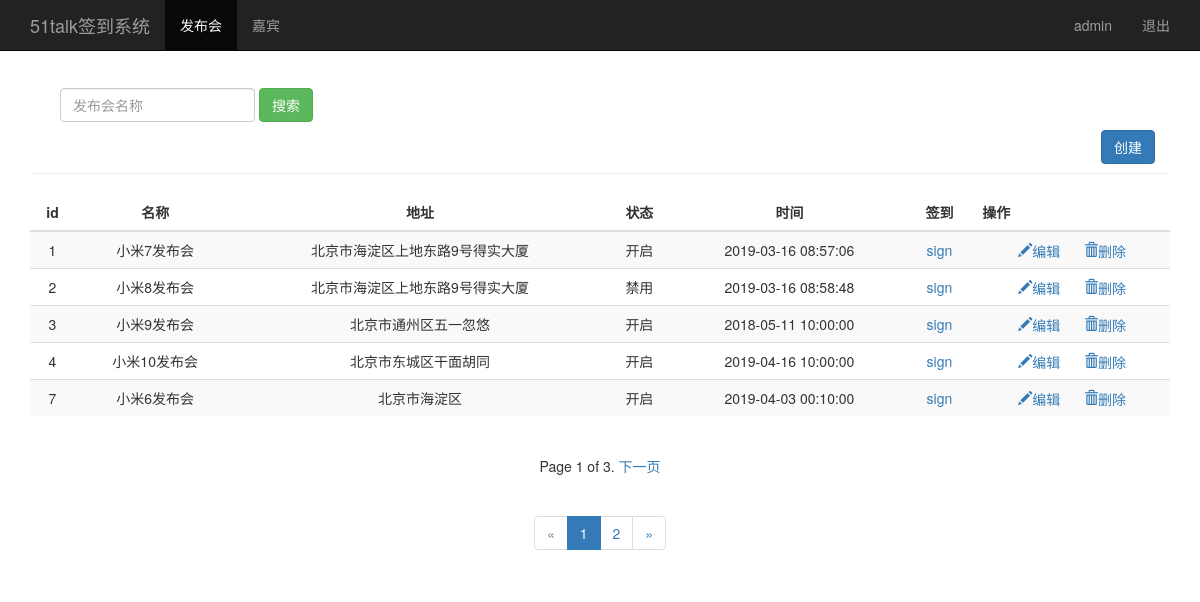
The page /event_manage/ (signed in) on the database its author committed.
### sign/models.py (models this page shows, shortened)
class Event(models.Model):
    name = models.CharField(max_length=100)
    limit = models.IntegerField()
    status = models.BooleanField()
    address = models.CharField(max_length=200)
    start_time = models.DateTimeField()
    create_time = models.DateTimeField(auto_now=True)
    class Meta:
        ordering = ['-id']

### sign/views.py (the view)
# urls.py: path('event_manage/',views.event_manage),
@login_required
def event_manage(request):
    username = request.session.get('user','')
    events = Event.objects.order_by('id') #按照id升序
    paginator = Paginator(events,5)
    paginator_count = paginator.count
    paginator_num_pages = paginator.num_pages
    l1 = []
    for n1 in range (1,paginator_num_pages+1):
        l1.append(n1)
    page = request.GET.get('page')
    try:
        contacts = paginator.page(page)
        print ("contacts---------->1",contacts)
    except PageNotAnInteger:
        contacts = paginator.page(1)
        print ("contacts---------->2",contacts)
    except EmptyPage:
        contacts = paginator.page(paginator.num_pages)
        print ("contacts---------->3",contacts)
    print("contacts---------->4", contacts)
    return render(request,"event_manage.html",{"user":username,"events":contacts,
                                               "type":"list","search_result":"result_data",
                                               "nums":l1,"page":page})

### sign/templates/event_manage.html (shortened to what this page needs)
<!DOCTYPE html>
<html lang="zh-CN">
  <head>
      {% load bootstrap3 %}
      {% bootstrap_css %}
  </head>
<body>
      <nav class="navbar navbar-fixed-top navbar-inverse">
          <div class="container">
              <div class="navbar-header">
                  <a class="navbar-brand" href="/event_manage/">51talk签到系统</a>
              </div>
              <div id="navbar" class="collapse navbar-collapse">
                  <ul class="nav navbar-nav">
                      <li class="active">
                        <a href="/event_manage/">发布会</a>
                      </li>
                      <li>
                        <a href="/guest_manage/">嘉宾</a>
                      </li>
                  </ul>
                  <ul class="nav navbar-nav navbar-right">
                      <li>
                        <a href="#">{{ user }}</a>
                      </li>
                      <li>
                        <a href="/logout/">退出</a>
                      </li>
                  </ul>
              </div>
          </div>
      </nav>
      {% if type == "list" %}
      <div class="container theme-showcase" role="main">
          <div class="page-header" style="margin-top: 80px;">
               <div id="navbar1" class="navbar-collapse collapse">
                  <form class="navbar-form" method="get" action="/search_name/">
                      <div class="form-group">
                          <input name="name" type="tel" placeholder="发布会名称" class="form-control">
                      </div>
                      <button type="submit" class="btn btn-success">搜索</button>
                  </form>
                  <button class="btn btn-primary" name="submit" style="float:right;"
                          onclick="location.href='/event_manage/add_event/'">创建
                  </button>
               </div>
          </div>
          <div class="row">
              <div class="col-md-6" style="width:1170px;">
                  <table class="table table-striped" style="text-align:center">
                      <thead>
                          <tr>
                              <th style="text-align:center;vertical-align: middle">id</th>
                              <th style="text-align:center;vertical-align: middle">名称</th>
                              <th style="text-align:center;vertical-align: middle">地址</th>
                              <th style="text-align:center;vertical-align: middle">状态</th>
                              <th style="text-align:center;vertical-align: middle">时间</th>
                              <th style="text-align:center;vertical-align: middle">签到</th>
                              <th style="align:le">操作</th>
                          </tr>
                      </thead>
                      <tbody>
                          {% for event in events %}
                          <tr>
                              <td>{{ event.id}}</td>
                              <td>{{ event.name}}</td>
                              <td>{{ event.address}}</td>
                              <td>{% if event.status == True %}
                                  <span>开启</span>
                                  {% elif event.status == False %}
                                  <span>禁用</span>
                                  {% endif %}
                              </td>
                              <td>{{ event.start_time | date:"Y-m-d H:i:s"}}</td>
                              <td><a href="/sign_index/{{ event.id }}/" target="{{ event.id }}_blank">sign</a></td>
                              <td>
                                  <a href="#">
                                      <i class="glyphicon glyphicon-pencil">编辑</i>
                                  </a>
                                  <a href="#" style="margin-left:20px;">
                                      <i class="glyphicon glyphicon-trash">删除</i>
                                  </a>
                              </td>
                          </tr>
                          {% endfor %}
                      </tbody>
                  </table>
              </div>
          </div>
     </div>
     {% endif %}
      <div style="text-align: center;">
          <div class="pagination">
              <span class="step-links">
                  {% if events %}
                      <span class="current">
                          Page {{ events.number }} of {{ events.paginator.num_pages }}.
                      </span>
                  {% endif %}
                  {% if events.has_next %}
                      {% if name %}
                          <a href="?name={{ name }}&page={{ events.next_page_number}}">下一页</a>
                      {% else %}
                          <a href="?page={{ events.next_page_number }}">下一页</a>
                      {% endif %}
                  {% endif %}
              </span>
          </div>
      </div>
      {% if search_result == "result_data" %}
      <div class="container" style="text-align: center;">
          <div class="pagination">
              {% if events %}
                  {% if events.has_previous %}
                      <li class="active"><a href="?name={{ name }}&page={{ events.number}}">{{ events.number}}</a></li>
                  {% else %}
                      {% if name %}
                          <li class="disabled"><a href="#">&laquo;</a></li>
                          <li class="active"><a href="?name={{ name }}&page={{ events.number}}">{{ events.number}}</a></li>
                      {% else %}
                          <li class="disabled"><a href="#">&laquo;</a></li>
                          <li class="active"><a href="?page={{ events.number}}">{{ events.number}}</a></li>
                      {% endif %}
                  {% endif %}
              {% endif %}
              {% if events.has_next %}
                  {% if name %}
                      <li><a href="?name={{ name }}&page={{ events.next_page_number}}">{{ events.next_page_number}}</a></li>
                      <li><a href="?name={{ name }}&page={{ events.next_page_number}}">&raquo;</a></li>
                  {% else %}
                      <li><a href="?page={{ events.next_page_number}}">{{ events.next_page_number}}</a></li>
                      <li><a href="?page={{ events.next_page_number}}">&raquo;</a></li>
                  {% endif %}
              {% else %}
                  <li class="disabled"><a href="#">&raquo;</a></li>
              {% endif %}
      </div>
      {% endif %}
</body>
</html>

### rows shown on the page
Event: id "1", name "小米7发布会", address "北京市海淀区上地东路9号得实大厦", status "开启", start_time "2019-03-16 08:57:06"
Event: id "2", name "小米8发布会", address "北京市海淀区上地东路9号得实大厦", status "禁用", start_time "2019-03-16 08:58:48"
Event: id "3", name "小米9发布会", address "北京市通州区五一忽悠", status "开启", start_time "2018-05-11 10:00:00"
Event: id "4", name "小米10发布会", address "北京市东城区干面胡同", status "开启", start_time "2019-04-16 10:00:00"
Event: id "7", name "小米6发布会", address "北京市海淀区", status "开启", start_time "2019-04-03 00:10:00"

### other values the page prints
{{ user }} "admin"
{{ events.number }} "1"
{{ events.paginator.num_pages }} "3"
{{ events.next_page_number }} "2"
